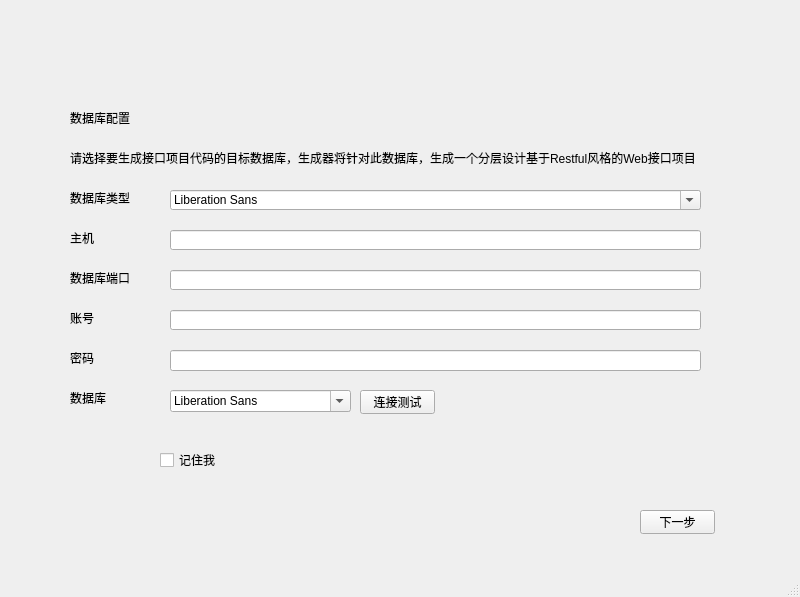
<?xml version="1.0" encoding="UTF-8"?>
<ui version="4.0">
 <class>MainWindow</class>
 <widget class="QMainWindow" name="MainWindow">
  <property name="geometry">
   <rect>
    <x>0</x>
    <y>0</y>
    <width>800</width>
    <height>597</height>
   </rect>
  </property>
  <property name="windowTitle">
   <string>MainWindow</string>
  </property>
  <widget class="QWidget" name="centralwidget">
   <widget class="QLabel" name="label">
    <property name="geometry">
     <rect>
      <x>70</x>
      <y>110</y>
      <width>81</width>
      <height>16</height>
     </rect>
    </property>
    <property name="text">
     <string>数据库配置</string>
    </property>
   </widget>
   <widget class="QLabel" name="label_2">
    <property name="geometry">
     <rect>
      <x>70</x>
      <y>150</y>
      <width>641</width>
      <height>16</height>
     </rect>
    </property>
    <property name="text">
     <string>请选择要生成接口项目代码的目标数据库，生成器将针对此数据库，生成一个分层设计基于Restful风格的Web接口项目</string>
    </property>
   </widget>
   <widget class="QLabel" name="label_3">
    <property name="geometry">
     <rect>
      <x>70</x>
      <y>190</y>
      <width>81</width>
      <height>16</height>
     </rect>
    </property>
    <property name="text">
     <string>数据库类型</string>
    </property>
   </widget>
   <widget class="QFontComboBox" name="fontComboBox">
    <property name="geometry">
     <rect>
      <x>170</x>
      <y>190</y>
      <width>531</width>
      <height>20</height>
     </rect>
    </property>
   </widget>
   <widget class="QLineEdit" name="lineEdit">
    <property name="geometry">
     <rect>
      <x>170</x>
      <y>230</y>
      <width>531</width>
      <height>20</height>
     </rect>
    </property>
   </widget>
   <widget class="QLabel" name="label_4">
    <property name="geometry">
     <rect>
      <x>70</x>
      <y>230</y>
      <width>81</width>
      <height>16</height>
     </rect>
    </property>
    <property name="text">
     <string>主机</string>
    </property>
   </widget>
   <widget class="QLabel" name="label_5">
    <property name="geometry">
     <rect>
      <x>70</x>
      <y>270</y>
      <width>81</width>
      <height>16</height>
     </rect>
    </property>
    <property name="text">
     <string>数据库端口</string>
    </property>
   </widget>
   <widget class="QLabel" name="label_6">
    <property name="geometry">
     <rect>
      <x>70</x>
      <y>310</y>
      <width>81</width>
      <height>16</height>
     </rect>
    </property>
    <property name="text">
     <string>账号</string>
    </property>
   </widget>
   <widget class="QLabel" name="label_7">
    <property name="geometry">
     <rect>
      <x>70</x>
      <y>350</y>
      <width>81</width>
      <height>16</height>
     </rect>
    </property>
    <property name="text">
     <string>密码</string>
    </property>
   </widget>
   <widget class="QLabel" name="label_8">
    <property name="geometry">
     <rect>
      <x>70</x>
      <y>390</y>
      <width>81</width>
      <height>16</height>
     </rect>
    </property>
    <property name="text">
     <string>数据库</string>
    </property>
   </widget>
   <widget class="QCheckBox" name="checkBox">
    <property name="geometry">
     <rect>
      <x>160</x>
      <y>450</y>
      <width>79</width>
      <height>20</height>
     </rect>
    </property>
    <property name="text">
     <string>记住我</string>
    </property>
   </widget>
   <widget class="QPushButton" name="pushButton">
    <property name="geometry">
     <rect>
      <x>640</x>
      <y>510</y>
      <width>75</width>
      <height>24</height>
     </rect>
    </property>
    <property name="text">
     <string>下一步</string>
    </property>
   </widget>
   <widget class="QPushButton" name="pushButton_2">
    <property name="geometry">
     <rect>
      <x>360</x>
      <y>390</y>
      <width>75</width>
      <height>24</height>
     </rect>
    </property>
    <property name="text">
     <string>连接测试</string>
    </property>
   </widget>
   <widget class="QLineEdit" name="lineEdit_2">
    <property name="geometry">
     <rect>
      <x>170</x>
      <y>270</y>
      <width>531</width>
      <height>20</height>
     </rect>
    </property>
   </widget>
   <widget class="QLineEdit" name="lineEdit_3">
    <property name="geometry">
     <rect>
      <x>170</x>
      <y>310</y>
      <width>531</width>
      <height>20</height>
     </rect>
    </property>
   </widget>
   <widget class="QLineEdit" name="lineEdit_4">
    <property name="geometry">
     <rect>
      <x>170</x>
      <y>350</y>
      <width>531</width>
      <height>21</height>
     </rect>
    </property>
   </widget>
   <widget class="QFontComboBox" name="fontComboBox_2">
    <property name="geometry">
     <rect>
      <x>170</x>
      <y>390</y>
      <width>181</width>
      <height>22</height>
     </rect>
    </property>
   </widget>
  </widget>
  <widget class="QMenuBar" name="menubar">
   <property name="geometry">
    <rect>
     <x>0</x>
     <y>0</y>
     <width>800</width>
     <height>22</height>
    </rect>
   </property>
  </widget>
  <widget class="QStatusBar" name="statusbar"/>
 </widget>
 <resources/>
 <connections/>
</ui>
